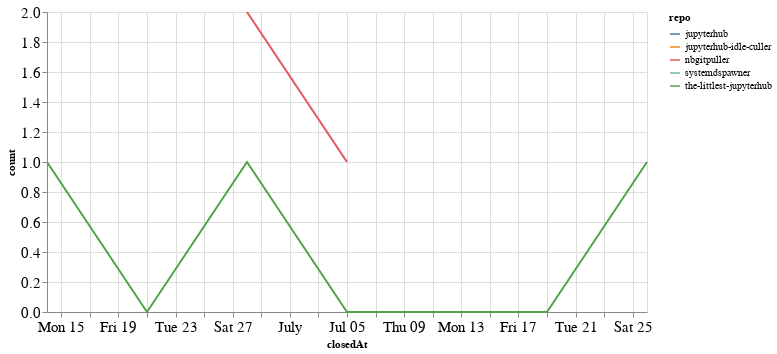

Notebook code for this chart:
### Code cell
closed_by_time = closed_by.groupby('repo').resample('W', on='closedAt').count()['author'].reset_index()
closed_by_time = closed_by_time.rename(columns={'author': 'count'})

alt.Chart(closed_by_time, width=600).mark_line().encode(
    x='closedAt',
    y='count',
    color='repo',
    tooltip="repo"
)

### Figure 1 — Vega-Lite specification as saved in the notebook (floating-point values rounded to 4 significant figures)
{"config": {"axisLeft": {"labelFontSize": 15}, "axisBottom": {"labelFontSize": 15}}, "data": {"name": "data-d8b051fd3aa9bc044a69320f72c71aff"}, "mark": "line", "encoding": {"color": {"type": "nominal", "field": "repo"}, "tooltip": {"type": "nominal", "field": "repo"}, "x": {"type": "temporal", "field": "closedAt"}, "y": {"type": "quantitative", "field": "count"}}, "width": 600, "$schema": "https://vega.github.io/schema/vega-lite/v4.8.1.json", "datasets": {"data-d8b051fd3aa9bc044a69320f72c71aff": [{"repo": "jupyterhub", "closedAt": "2020-06-14T00:00:00", "count": 1}, {"repo": "jupyterhub-idle-culler", "closedAt": "2020-06-21T00:00:00", "count": 1}, {"repo": "nbgitpuller", "closedAt": "2020-06-28T00:00:00", "count": 2}, {"repo": "nbgitpuller", "closedAt": "2020-07-05T00:00:00", "count": 1}, {"repo": "systemdspawner", "closedAt": "2020-07-26T00:00:00", "count": 1}, {"repo": "the-littlest-jupyterhub", "closedAt": "2020-06-14T00:00:00", "count": 1}, {"repo": "the-littlest-jupyterhub", "closedAt": "2020-06-21T00:00:00", "count": 0}, {"repo": "the-littlest-jupyterhub", "closedAt": "2020-06-28T00:00:00", "count": 1}, {"repo": "the-littlest-jupyterhub", "closedAt": "2020-07-05T00:00:00", "count": 0}, {"repo": "the-littlest-jupyterhub", "closedAt": "2020-07-12T00:00:00", "count": 0}, {"repo": "the-littlest-jupyterhub", "closedAt": "2020-07-19T00:00:00", "count": 0}, {"repo": "the-littlest-jupyterhub", "closedAt": "2020-07-26T00:00:00", "count": 1}]}}
